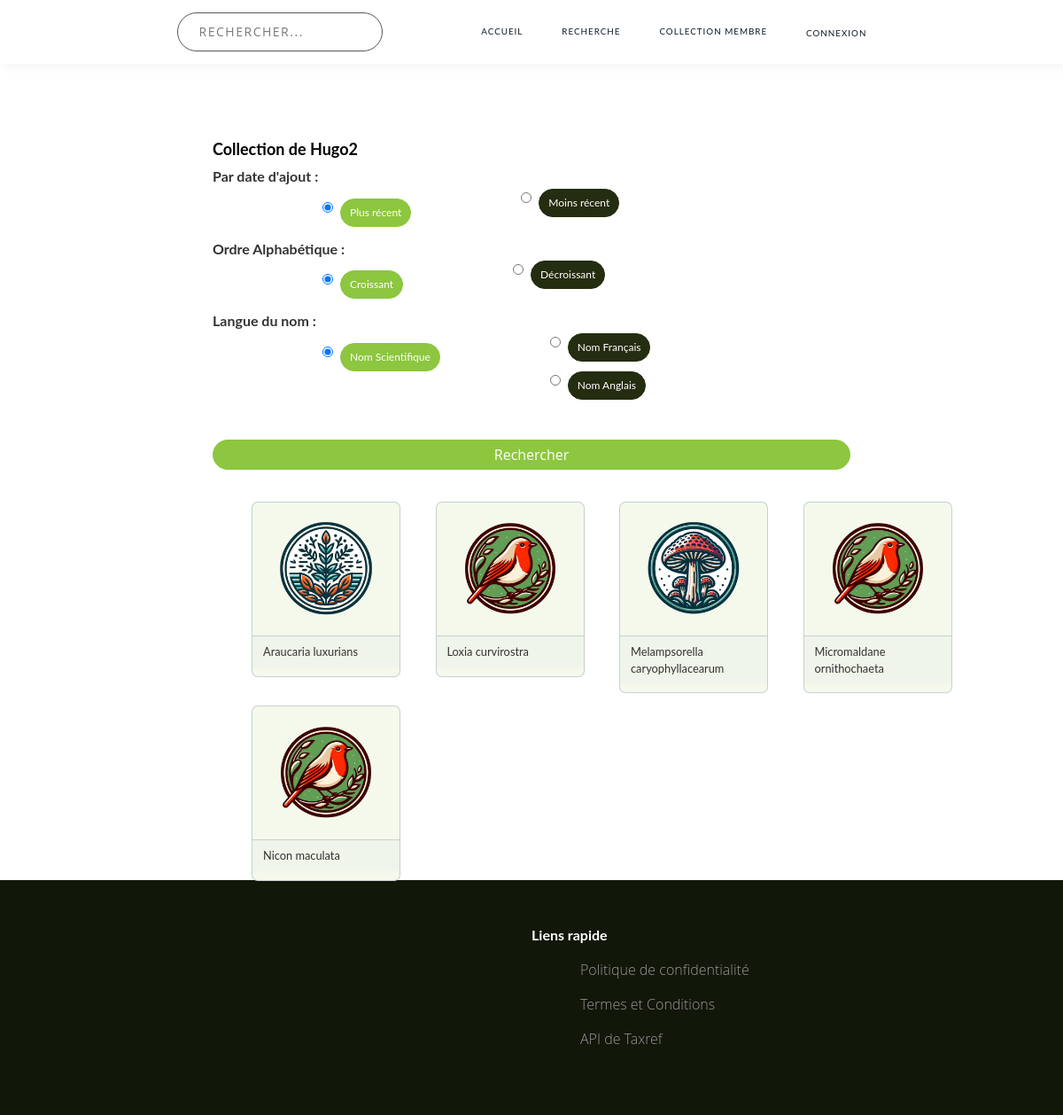
/View/Collection_Utilisateur.php?Id_Collection=28, run on the app's committed database.
### tables this page shows
CREATE TABLE IF NOT EXISTS `utilisateur` (
  `id` int NOT NULL AUTO_INCREMENT,
  `pseudo` varchar(64) NOT NULL,
  `mail` varchar(128) NOT NULL,
  `mot_de_passe` varchar(64) NOT NULL,
  `IsAdmin` varchar(5) NOT NULL,
  `date_inscription` date DEFAULT NULL,
  `pdp_photo` blob,
  PRIMARY KEY (`id`),
  KEY `mail` (`mail`)
);

CREATE TABLE IF NOT EXISTS `taxon_enregistrer` (
  `id` int NOT NULL,
  `scientificName` varchar(256) DEFAULT NULL,
  `frenchVernacularName` varchar(256) DEFAULT NULL,
  `englishVernacularName` varchar(256) DEFAULT NULL,
  `authority` varchar(128) DEFAULT NULL,
  `date_ajout` date DEFAULT NULL,
  `id_utilisateur` int NOT NULL,
  `note` text,
  `image` blob,
  `kingdomName` varchar(50) DEFAULT NULL,
  PRIMARY KEY (`id`,`id_utilisateur`),
  KEY `id_utilisateur` (`id_utilisateur`)
);

### Conf/Conf.php (called while the page is built)
<?php
class Conf {
   static private array $databases = array(
      'hostname' => 'localhost',
      'database' => 'sae_taxon',
      'login' => 'root',
      'password' => ''
      );
   static public function getLogin() : string {
      return static::$databases['login'];
   }
   static public function getHostname() : string {
      return static::$databases['hostname'];
   }
   static public function getDatabase() : string {
      return static::$databases['database'];
   }
   static public function getPassword() : string {
      return static::$databases['password'];
   }
}
?>

### model/Model.php (called while the page is built)
<?php
require_once '../Conf/Conf.php';
class Model {
    private static $instance;
    private $pdo;
    private function __construct() {
        $login = Conf::getLogin();
        $hostname = Conf::getHostname();
        $databaseName = Conf::getDatabase();
        $password = Conf::getPassword();
        $this->pdo = new PDO("mysql:host=$hostname;dbname=$databaseName", $login, $password, array(PDO::MYSQL_ATTR_INIT_COMMAND => "SET NAMES utf8"));
        $this->pdo->setAttribute(PDO::ATTR_ERRMODE, PDO::ERRMODE_EXCEPTION);
    }
    public static function getInstance(): Model {
        if (self::$instance == NULL) {
            self::$instance = new Model();
        }
        return self::$instance;
    }
    public function getPdo(): PDO {
        return $this->pdo;
    }
}
?>

### model/ModelUtilisateur.php (called while the page is built, shortened)
<?php
require_once 'Model.php';
class ModelUtilisateur{
    private int $id;
    public function __construct(
        int $id,
        string $nom,
        string $email,
        string $date_inscription,
        bool $IsAdmin
    ) {
        $this->id = $id;
        $this->nom = $nom;
    }
    public function getNom(): string {
        return $this->nom;
    }
    public static function obtenirUtilisateurParID(int $id_utilisateur): ?ModelUtilisateur {
        $model = Model::getInstance();
        $check_email_statement = $model->getPdo()->prepare("SELECT id, pseudo, mail, date_inscription , IsAdmin FROM utilisateur WHERE id = :id_utilisateur");
        $check_email_statement->bindParam(':id_utilisateur', $id_utilisateur);
        $check_email_statement->execute();
        $row = $check_email_statement->fetch(PDO::FETCH_ASSOC);
        if ($row) {
            return new ModelUtilisateur($row['id'], $row['pseudo'], $row['mail'],$row['date_inscription'], $row['IsAdmin']);
        } else {
            return null;
        }
    }
    public function ObtenirTaxonEnregistrer(string $langue, string $ordre_alphabétique = 'ASC', string $ordre_Date = 'ASC'): array {
            $model = Model::getInstance();
            $sql = "SELECT id,scientificName,frenchVernacularName,englishVernacularName,kingdomName,authority,date_ajout,id_utilisateur ,note ,image FROM taxon_enregistrer WHERE id_utilisateur = :id ORDER BY date_ajout $ordre_Date,$langue $ordre_alphabétique ";
            $pdoStatement = $model->getPdo()->prepare($sql);
            $values = array(':id' => $this->id);
            $pdoStatement->execute($values);
            $taxons= [];
            while ($row = $pdoStatement->fetch(PDO::FETCH_ASSOC)) {
                $taxons[] = ModelTaxon::construire($row);
            }
            return $taxons;
    }
}

### model/ModelRecherche.php (called while the page is built, shortened)
<?php
require_once '../Model/ModelAPI.php';
class ModelRecherche{
    private array $data;
    public function __construct(String $url) {
        $this->data = $this->Recherche_Link($url);
    }
    private static function Recherche_Link(string $url): ?array {
        try {
            return ModelAPI::Get_Link($url) ?: [];
        } catch (Exception $e) {
            return null;
        }
    }
    public function GetMedia() :array{
        return $this->data['_embedded']['media'] ?? [];
    }
    public static function getTaxonImageUrl(ModelTaxon $taxon,bool $color = true,bool $demande = true)  {
        $images=[];
        if ($demande){
            $imagedata = new ModelRecherche("https://taxref.mnhn.fr/api/taxa/" . $taxon->getId_taxon() . "/media");
        }
        if (empty($images)){
            return ["../Static/images/logo/" . $taxon->getregne() . ".png"];
        }
        return $images;
    }
    public static function cleanInput(?string $query): ?string {
        if ($query === null) {
            return null;
        }
        $dico = ',?;.:/!§ù%$£^¨=)°àç_*(\~#{[|`^@]}¤"&\'<>"';
        $query = str_replace(str_split($dico), '', $query);
        $dicoe='éèê';
        $query = str_replace(str_split($dicoe), 'e', $query);
        $cleaned_input = trim($query);
        $cleaned_input = htmlspecialchars($cleaned_input, ENT_QUOTES, 'UTF-8');
        $cleaned_input = htmlspecialchars($cleaned_input);
        return $cleaned_input;
    }
    public static function obtainNameOfLang(string $lang = null): string {
        $langueConvert = [
            'FR' => 'frenchVernacularName',
            'EN' => 'englishVernacularName',
            'SC' => 'scientificName'
        ];
        $langueChoisis = $langueConvert[$lang] ?? 'scientificName';
        return $langueChoisis;
    }
}
?>

### model/ModelTaxon.php (called while the page is built, shortened)
<?php
require_once 'Model.php';
class ModelTaxon{
    private int $id;
    private string $scientificName;
    private string $regne;
    public function __construct(
        int $id,
        string $scientificName,
        string $frenchVernacularName,
        string $englishVernacularName,
        string $regne,
        string $authority = '',
        string $date_ajout = '',
        int $id_utilisateur = 0,
        string $note = '',
        string $image = ''
    ) {
        $this->id = $id;
        $this->scientificName = $scientificName;
        $this->regne = $regne;
    }
    public function getId_taxon(): int {
        return $this->id;
    }
    public function getscientificName(): string {
        return $this->scientificName;
    }
    public function getregne():string{
        return $this->regne;
    }
    public static function construire(array $taxon) : ModelTaxon {
        return new ModelTaxon($taxon['id'],$taxon['scientificName'],$taxon['frenchVernacularName'] ?? '',$taxon['englishVernacularName'] ?? '',$taxon['kingdomName'] ?? '',$taxon['authority'] ?? '');
    }
    public static function verifierNomNotNULL(ModelTaxon $taxon, string $langueChoisis): string {
        $vernacularName = $taxon->{'get' . $langueChoisis}();
        return $vernacularName ? $vernacularName : $taxon->getScientificName();
    }
}
?>

### model/ModelSession.php (called while the page is built, shortened)
<?php
class Session {
    private static ?Session $instance = null;
    public static function getInstance(): Session {
        if (is_null(static::$instance)) {
            static::$instance = new Session();
        }
        return static::$instance;
    }
    public function contient(string $name): bool {
        return isset($_SESSION[$name]);
    }
}
?>

### model/ModelAPI.php (called while the page is built, shortened)
<?php
class ModelAPI{
    static function Get_Link(string $url) : array {
        try {
            $response = @file_get_contents($url);
            if ($response === false) {
                throw new Exception('Échec de la requête à l\'API TaxRef');
            }
            $data = json_decode($response, true);
            return $data;
        } catch (Exception $e) {
            return [];
        }
    }
}
?>

### View/templates/Affichage_Par_Espèce.php (the view, shortened to what this page needs)
<?php
    $taxonId = $taxon->getId_taxon();
    $taxonName= ModelTaxon::VerifierNomNotNULL($taxon, $langueChoisis);
    $apirapide = $session->contient('apirapide') ? $session->lire('apirapide') : true;
    $imageUrl=false;
    echo '<li class="company">';
    if ($imageaccept){
        $imageUrl = ModelRecherche::getTaxonImageUrl($taxon,true,$apirapide)[0];
    }
    if ($imageUrl) {
        echo '<div class="company__info">';
        echo '<a href="./Taxon_détail.php?id=' . $taxonId . '">';
        echo "<img src=\"$imageUrl\" alt='Image API' style='max-width: 100%; height: auto;'>";
        echo '</a>';
        echo '</div>';
    }
    echo '<ul class="company__details">';
    echo '<a href="./Taxon_détail.php?id=' . $taxonId . '">';
    echo "<div class='company__label'> " . $taxonName . "</div>";
    echo '</a>';
    echo '</ul>';
    echo '</li>';
?>

### View/Collection_Utilisateur.php (shortened to what this page needs)
<!DOCTYPE html>
<html lang="fr">
<head>
    <link rel="stylesheet" href="../Static/css/style.css">
    <link rel="stylesheet" href="../Static/css/cui.css">
        <link rel="stylesheet" type="text/css" href="https://cdnjs.cloudflare.com/ajax/libs/toastr.js/latest/css/toastr.min.css">
</head>
<body>
<?php
require_once '../Model/ModelSession.php';
require_once '../Model/ModelTaxon.php';
require_once '../Model/ModelUtilisateur.php';
require_once '../Model/ModelRecherche.php';
$rechercheES='Collection_Utilisateur';
$ordre_alphabétique = isset($_GET['ordreAlph']) && $_GET['ordreAlph'] === 'DESC' ? 'DESC' : 'ASC';
$ordre_date = isset($_GET['ordre_date']) && $_GET['ordre_date'] === 'ASC' ? 'ASC' : 'DESC';
$lang = ModelRecherche::cleanInput($_GET['lang'] ?? null);
$langueChoisis = ModelRecherche::obtainNameOfLang($lang);
$id= null;
$session = Session::getInstance();
if (isset($_GET['Id_Collection']) && is_numeric($_GET['Id_Collection'])){
    $id = $_GET['Id_Collection'];
}
elseif ($session->contient('id')) {
    $id = $session->lire('id');
}
    require_once('./templates/Navbar.php');
    if ($id!=null) {
        $user = ModelUtilisateur::obtenirUtilisateurParID($id);
        if ($user != null){
            $data_taxa = $user->ObtenirTaxonEnregistrer($langueChoisis,$ordre_alphabétique,$ordre_date);
            echo "<h1> Collection de " . htmlspecialchars(substr($user->getNom(),0,40)) . " </h1>";
            require_once ('./templates/Formulaire_Recherche.php');
            require_once './templates/Affichage_Complete_Cui.php';
        }
    }else{
        header('Location: 404.php');
    }
?>
</body>

### View/templates/Affichage_Complete_Cui.php (shortened to what this page needs)
<?php
    $i = 0;
    $rechercheES= $rechercheES ?? 1;
    $Data_obtain_url= $Data_obtain_url ?? [];
    $count_Data_obtain_url = count($Data_obtain_url);
    $count_data_class= count($data_taxa);
    echo '<div class="container">';
    foreach ($data_taxa as $taxon) {
        if ($i % 4 == 0) {
            echo '<div class="row">';
        }
        echo '<div class="col-md-3 col-sm-5 col-12">';
        if ($rechercheES==0 && $count_Data_obtain_url!=3){
            require 'Affichage_Par_Classe.php';
        }else{
            require 'Affichage_Par_Espèce.php';
        }
        echo '</div>';
        if ($i % 4 == 3 || $i == $count_data_class - 1) {
            echo '</div>';
        }
        $i++;
    }
    if ($i%4 !=0){
        echo '</div>';
    }
?>

### data on the page
utilisateur: pseudo "Hugo2"
taxon_enregistrer: kingdomName (picture), scientificName "Araucaria luxurians"
taxon_enregistrer: kingdomName (picture), scientificName "Loxia curvirostra"
taxon_enregistrer: kingdomName (picture), scientificName "Melampsorella caryophyllacearum"
taxon_enregistrer: kingdomName (picture), scientificName "Micromaldane ornithochaeta"
taxon_enregistrer: kingdomName (picture), scientificName "Nicon maculata"
